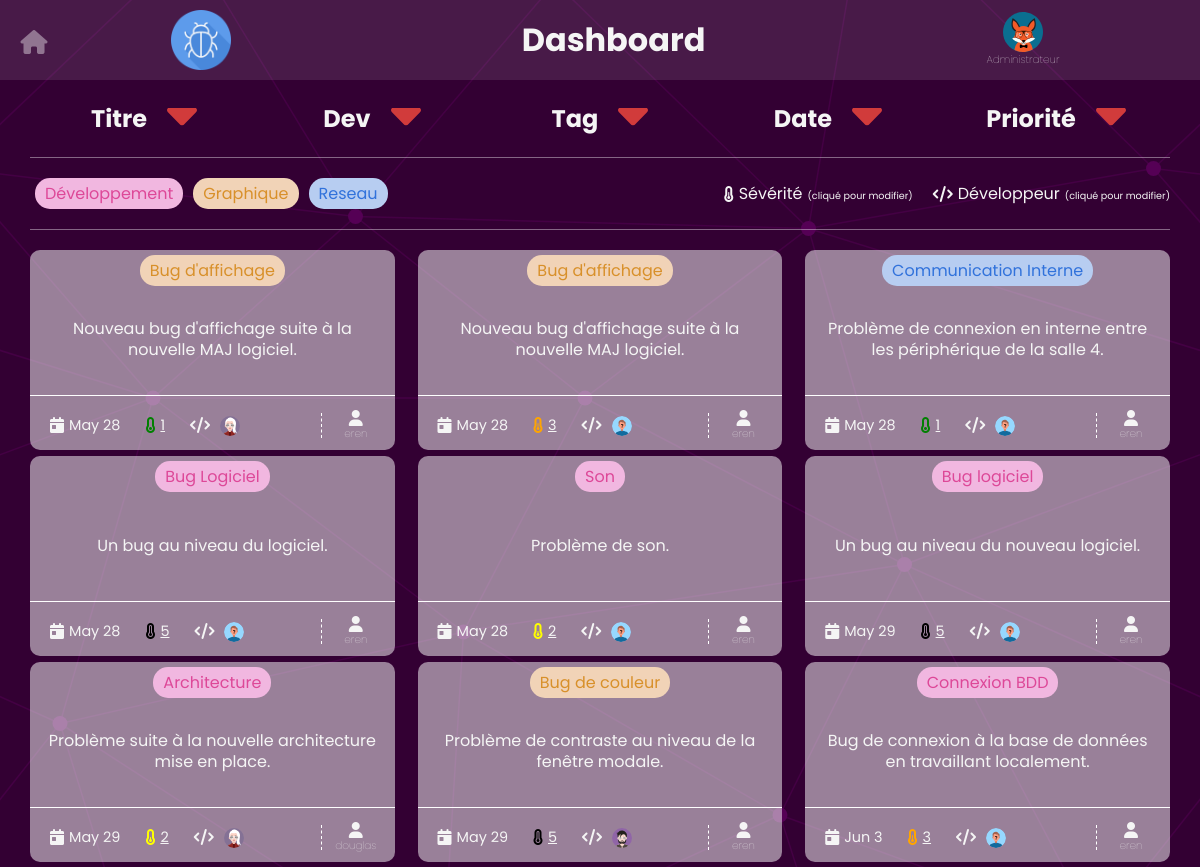
The app's page /scripts/php/pages/admin.php (signed in) with its own data.
### tables this page shows
CREATE TABLE `sae203_tickets` (
  `id` int(10) UNSIGNED NOT NULL,
  `title` varchar(255) NOT NULL,
  `tag` varchar(50) NOT NULL,
  `date` datetime NOT NULL,
  `id_dev` int(6) UNSIGNED NOT NULL,
  `severity` tinyint(4) NOT NULL,
  `description` varchar(512) NOT NULL,
  `user` varchar(50) NOT NULL,
  `status` int(10) UNSIGNED NOT NULL COMMENT '0 : en attente\r\n1 : confirmé \r\n2 : en cours de traitement\r\n3 : terminé'
);

### scripts/php/pages/admin.php (the view, shortened to what this page needs)
<?php
include '../config/connexionBDD.php';
?>
<!DOCTYPE html>
<html lang="fr">
<head>
    <link rel="stylesheet" type="text/css" href="../../../styles/admin.css" />
</head>
<body>
    <header>
        <div class="home">
            <a href="../config/logout.php"><i class="fas fa-home"></i></a>
        </div>
        <div class="left">
            <div class="logo"></div>
        </div>
        <div class="middle">
            <h1>Dashboard</h1>
        </div>
        <div class="right">
            <div class="avatar"></div>
            <p>Administrateur</p>
        </div>
    </header>
    <section>
        <div>
            <h2>Titre</h2>
            <a href="./admin.php?sort=title&dir=asc"><input type="radio" name="order" class="btn <?php if($_GET['sort'] === 'title') echo 'active' ?>" /></a>
        </div>
        <div>
            <h2>Dev</h2>
            <a href="./admin.php?sort=id_dev&dir=asc"><input type="radio" name="order" class="btn <?php if($_GET['sort'] === 'id_dev') echo 'active' ?>" /></a>
        </div>
        <div>
            <h2>Tag</h2>
            <a href="./admin.php?sort=tag&dir=asc"><input type="radio" name="order" class="btn <?php if($_GET['sort'] === 'tag') echo 'active' ?>" /></a>
        </div>
        <div>
            <h2>Date</h2>
            <a href="./admin.php?sort=date&dir=desc"><input type="radio" name="order" class="btn <?php if($_GET['sort'] === 'date') echo 'active' ?>" /></a>
        </div>
        <div>
            <h2>Priorité</h2>
            <a href="./admin.php?sort=severity&dir=desc"><input type="radio" name="order" class="btn <?php if($_GET['sort'] === 'severity') echo 'active' ?>" /></a>
        </div>
    </section>
    <div class="infos">
        <div class="infosLeft">
            <div class="red"><p>Développement</p></div>
            <div class="yellow"><p>Graphique</p></div>
            <div class="blue"><p>Reseau</p></div>
        </div>
        <div class="infosRight">
            <div class="a">
                <i class="fas fa-thermometer-half"></i>
                <p>Sévérité<span>(cliqué pour modifier)</span></p>
            </div>
            <div class="b">
                <i class="fas fa-code"></i>
                <p>Développeur<span>(cliqué pour modifier)</span></p>
            </div>
        </div>
    </div>
    <main class="card_container">
        <?php
        $query = "SELECT * FROM sae203_tickets";
            $ticketsData = $db->prepare($query);
            $ticketsData->execute();
            $tickets = $ticketsData->fetchAll();
            foreach ($tickets AS $ticket) {
        ?>
        <div class="card">
            <div class="cardHeader">
                <?php if ($ticket['tag'] == 'graphique') { ?>
                    <p class="graphique"><?php echo $ticket['title']; ?></p>
                <?php } else if ($ticket['tag'] == 'reseau') { ?>
                    <p class="reseau"><?php echo $ticket['title']; ?></p>
                <?php } else { ?>
                    <p class="developpement"><?php echo $ticket['title']; } ?></p>
            </div>
            <div class="cardBody">
                <?php echo mb_strimwidth($ticket['description'], 0, 90, "..."); ?>
            </div>
            <div class="cardFooter">
                <div class="left">
                    <div class="day">
                        <div class="i">
                            <i class="fas fa-calendar-day"></i>
                        </div>
                        <p><?php echo date("M j", strtotime($ticket['date'])); ?></p>
                    </div>
                    <div class="sev">
                        <div class="i">
                        <?php
                        switch ($ticket['severity']) {
                            case 1 : ?> <i style="color:green;" class="fas fa-thermometer-empty"></i><?php break;
                            case 2 : ?> <i style="color:yellow;" class="fas fa-thermometer-quarter"></i><?php break;
                            case 3 : ?> <i style="color:orange;" class="fas fa-thermometer-half"></i><?php break;
                            case 4 : ?> <i style="color:red;" class="fas fa-thermometer-three-quarters"></i><?php break;
                            default : ?> <i style="color:black;" class="fas fa-thermometer-full"></i><?php break;
                        }
                        ?>
                        </div>
                        <a href="../config/updateSeverity.php?ticket=<?php echo $ticket['id']; ?>&sev=<?php echo 0; ?>"><?php echo $ticket['severity']; ?></a>
                    </div>
                    <div class="dev">
                        <div class="i">
                            <i class="fas fa-code"></i>
                        </div>
                        <a href="../config/updateDev.php?ticket=<?php echo $ticket['id']; ?>&dev=<?php echo 3; ?>">
                        <?php
                        switch ($ticket['id_dev']) {
                            case 1 : ?> <div class="avatar1"></div><?php break;
                            case 2 : ?> <div class="avatar2"></div><?php break;
                            default : ?> <div class="avatar0"></div><?php break;
                        }
                        ?>
                        </a>
                    </div>
                </div>
                <div class="right">
                    <div class="i">
                        <i class="fas fa-user"></i>
                    </div>
                    <p><?php echo $ticket['user']; ?></p>
                </div>
            </div>
        </div>
        <?php
            }
        ?>
    </main>
</body>
</html>

### records on screen
sae203_tickets: title "Bug d'affichage", description "Nouveau bug d'affichage suite à la nouvelle MAJ logiciel.", date "May 28", severity "1", user "eren"
sae203_tickets: title "Bug d'affichage", description "Nouveau bug d'affichage suite à la nouvelle MAJ logiciel.", date "May 28", severity "3", user "eren"
sae203_tickets: title "Communication Interne", description "Problème de connexion en interne entre les périphérique de la salle 4.", date "May 28", severity "1", user "eren"
sae203_tickets: title "Bug Logiciel", description "Un bug au niveau du logiciel.", date "May 28", severity "5", user "eren"
sae203_tickets: title "Son", description "Problème de son.", date "May 28", severity "2", user "eren"
sae203_tickets: title "Bug logiciel", description "Un bug au niveau du nouveau logiciel.", date "May 29", severity "5", user "eren"
sae203_tickets: title "Architecture", description "Problème suite à la nouvelle architecture mise en place.", date "May 29", severity "2", user "douglas"
sae203_tickets: title "Bug de couleur", description "Problème de contraste au niveau de la fenêtre modale.", date "May 29", severity "5", user "eren"
sae203_tickets: title "Connexion BDD", description "Bug de connexion à la base de données en travaillant localement.", date "Jun 3", severity "3", user "eren"
